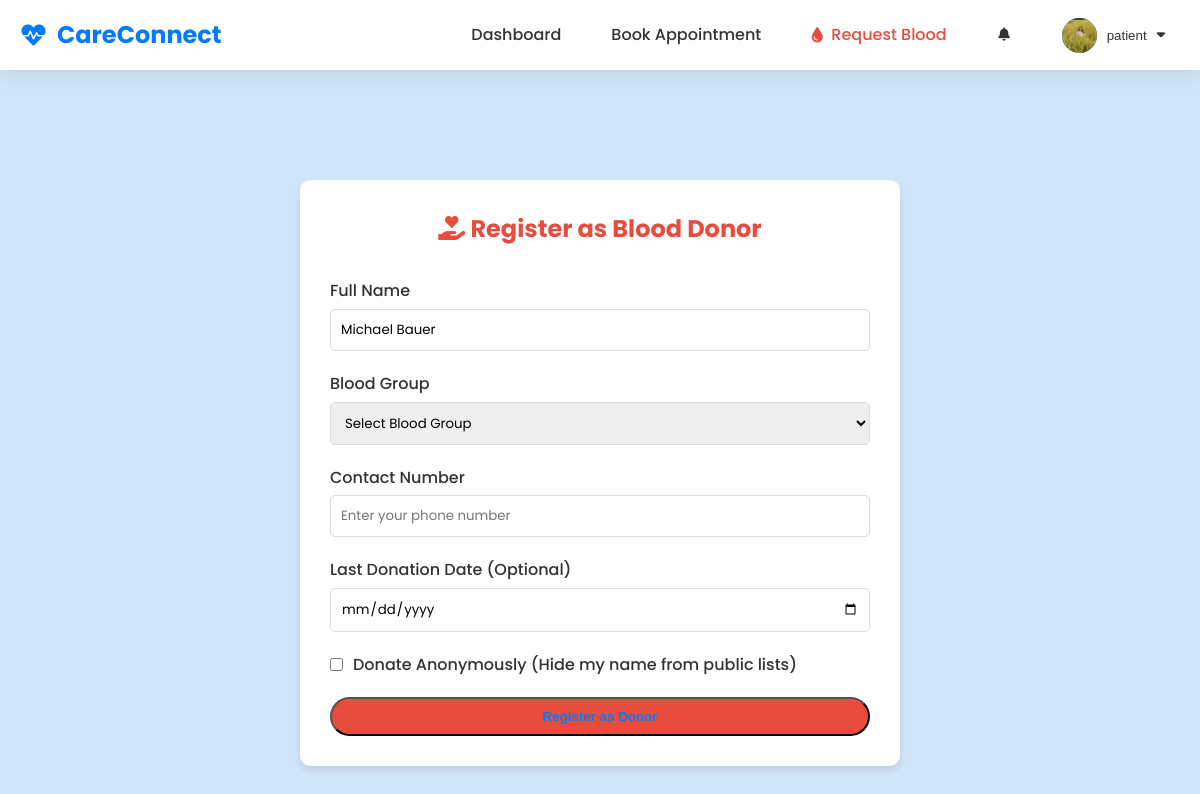
The page /blood-bank/donate/ (signed in) on the database its author committed.
### core/models.py (models this page shows, shortened)
class User(AbstractUser):
    is_patient = models.BooleanField(default=False)
    is_doctor = models.BooleanField(default=False)
    groups = models.ManyToManyField(
        'auth.Group',
        verbose_name='groups',
        blank=True,
        help_text='The groups this user belongs to. A user will get all permissions granted to each of their groups.',
        related_name="custom_user_set",
        related_query_name="user",
    )
    user_permissions = models.ManyToManyField(
        'auth.Permission',
        verbose_name='user permissions',
        blank=True,
        help_text='Specific permissions for this user.',
        related_name="custom_user_set",
        related_query_name="user",
    )

### patient/models.py (models this page shows, shortened)
class PatientProfile(models.Model):
    user = models.OneToOneField(settings.AUTH_USER_MODEL, on_delete=models.CASCADE, related_name='patient_profile')
    address = models.TextField()
    phone_number = models.CharField(max_length=15)
    profile_pic = models.ImageField(upload_to='profile_pics/patient/', blank=True, null=True)

### blood_bank/views.py (the view)
# urls.py: path('donate/', views.register_donor, name='register_donor'),
def register_donor(request):
    if request.method == 'POST':
        form = BloodDonorForm(request.POST)
        if form.is_valid():
            donor = form.save(commit=False)
            if request.user.is_authenticated:
                donor.user = request.user
            donor.save()
            messages.success(request, 'Thank you for registering as a blood donor! You are now listed.')
            return redirect('blood_bank_home')
    else:
        form = BloodDonorForm()
    return render(request, 'blood_bank/register_donor.html', {'form': form})

### blood_bank/forms.py
class BloodDonorForm(forms.ModelForm):
    class Meta:
        model = BloodDonor
        fields = ['name', 'blood_group', 'contact_number', 'last_donation_date', 'is_anonymous']
        widgets = {
            'last_donation_date': forms.DateInput(attrs={'type': 'date'}),
        }

### templates/blood_bank/register_donor.html (shortened to what this page needs)
{% extends 'base.html' %}
{% block content %}
<div class="container" style="padding: 40px 20px;">
    <div class="form-container" style="max-width: 600px;">
        <h2 style="text-align: center; color: #e74c3c; margin-bottom: 30px;"><i class="fas fa-hand-holding-heart"></i>
            Register as Blood Donor</h2>
        <form method="post">
            <div class="form-group">
                <label>Full Name</label>
                <input type="text" name="name" required placeholder="Enter your full name"
                    value="{{ user.get_full_name }}">
            </div>
            <div class="form-group">
                <label>Blood Group</label>
                <select name="blood_group" required>
                    <option value="">Select Blood Group</option>
                </select>
            </div>
            <div class="form-group">
                <label>Contact Number</label>
                <input type="tel" name="contact_number" required placeholder="Enter your phone number">
            </div>
            <div class="form-group">
                <label>Last Donation Date (Optional)</label>
                <input type="date" name="last_donation_date">
            </div>
            <div class="form-group" style="display: flex; align-items: center; gap: 10px;">
                <input type="checkbox" name="is_anonymous" id="anon" style="width: auto;">
                <label for="anon" style="margin: 0;">Donate Anonymously (Hide my name from public lists)</label>
            </div>
            <button type="submit" class="btn" style="background-color: #e74c3c; width: 100%;">Register as Donor</button>
        </form>
    </div>
</div>
{% endblock %}

### templates/navbar.html (shortened to what this page needs)
<nav class="navbar">
    <div class="container">
        <a href="{% url 'home' %}" class="logo">
            <i class="fas fa-heartbeat"></i> CareConnect
        </a>
        <ul class="nav-links">
            {% if user.is_authenticated %}
            {% if user.is_patient %}
            <li><a href="{% url 'patient_dashboard' %}">Dashboard</a></li>
            <li><a href="{% url 'book_appointment' %}">Book Appointment</a></li>
            <li>
                <a href="{% url 'request_blood' %}" class="blood-bank-link">
                    <i class="fas fa-tint"></i> Request Blood
                </a>
            </li>
            {% elif user.is_doctor %}
            <li><a href="{% url 'doctor_dashboard' %}">Dashboard</a></li>
            {% elif user.is_superuser %}
            <li><a href="{% url 'admin_dashboard' %}">Admin Dashboard</a></li>
            {% endif %}
            <li class="notification-container" id="notificationContainer">
                <button class="notification-trigger" id="notificationTrigger">
                    <i class="fas fa-bell"></i>
                </button>
            </li>
            <li class="user-dropdown">
                <button class="user-trigger" id="userTrigger">
                    <span class="user-avatar">
                        {% if user.patient_profile.profile_pic %}
                        <img src="{{ user.patient_profile.profile_pic.url }}" alt="{{ user.username }}">
                        {% elif user.doctor_profile.profile_pic %}
                        <img src="{{ user.doctor_profile.profile_pic.url }}" alt="{{ user.username }}">
                        {% else %}
                        <i class="fas fa-user"></i>
                        {% endif %}
                    </span>
                    <span class="username">{{ user.username }}</span>
                    <i class="fas fa-caret-down"></i>
                </button>
            </li>
            {% endif %}
        </ul>
    </div>
</nav>

### static/css/style.css (style rules this page uses)
:root { --primary-color: #007bff; --secondary-color: #28a745; --accent-color: #17a2b8; --text-color: #333; --light-bg: #f8f9fa; --dark-bg: #343a40; --white: #ffffff; --shadow: 0 4px 6px rgba(0, 0, 0, 0.1); --transition: all 0.3s ease; --navbar-height: 70px; }
* { margin: 0; padding: 0; box-sizing: border-box; }
body { font-family: 'Poppins', sans-serif; line-height: 1.6; color: var(--text-color); background-color: var(--light-bg); display: flex; flex-direction: column; min-height: 100vh; padding-top: var(--navbar-height); }
.navbar { background-color: var(--white); box-shadow: var(--shadow); position: fixed; top: 0; left: 0; right: 0; z-index: 1000; height: var(--navbar-height); }
.navbar .container { display: flex; justify-content: space-between; align-items: center; max-width: 1200px; margin: 0 auto; padding: 0 20px; height: 100%; }
.container { max-width: 1200px; margin: 0 auto; padding: 0 20px; width: 100%; }
.form-container { max-width: 500px; margin: 30px auto; background: var(--white); padding: 30px; border-radius: 10px; box-shadow: var(--shadow); animation: fadeIn 1s ease-in-out; }
:root { --primary-color: #007bff; --secondary-color: #28a745; --accent-color: #17a2b8; --text-color: #333; --light-bg: #f8f9fa; --dark-bg: #343a40; --white: #ffffff; --shadow: 0 4px 6px rgba(0, 0, 0, 0.1); --transition: all 0.3s ease; }
body { font-family: 'Poppins', sans-serif; line-height: 1.6; color: var(--text-color); background-color: var(--light-bg); display: flex; flex-direction: column; min-height: 100vh; }
a { text-decoration: none; color: inherit; }
ul { list-style: none; }
.navbar { background-color: var(--white); box-shadow: var(--shadow); position: sticky; top: 0; z-index: 1000; }
.navbar .container { display: flex; justify-content: space-between; align-items: center; max-width: 1200px; margin: 0 auto; padding: 0 20px; }
.logo { font-size: 1.5rem; font-weight: 700; color: var(--primary-color); }
.nav-links { display: flex; gap: 20px; }
.nav-links a { font-weight: 500; transition: var(--transition); }
.container { max-width: 1200px; margin: 0 auto; padding: 0 20px; }
.btn { display: inline-block; padding: 10px 30px; background-color: var(--white); color: var(--primary-color); border-radius: 25px; font-weight: 600; transition: var(--transition); animation: bounce 2s infinite; }
.form-container { max-width: 500px; margin: 50px auto; background: var(--white); padding: 30px; border-radius: 10px; box-shadow: var(--shadow); animation: fadeIn 1s ease-in-out; }
.form-group { margin-bottom: 20px; }
.form-group label { display: block; margin-bottom: 5px; font-weight: 500; }
.form-group input, .form-group select, .form-group textarea { width: 100%; padding: 10px; border: 1px solid #ddd; border-radius: 5px; font-family: inherit; }

### rows shown on the page
User: patient_profile.profile_pic (picture), username "patient", name "Michael Bauer"
